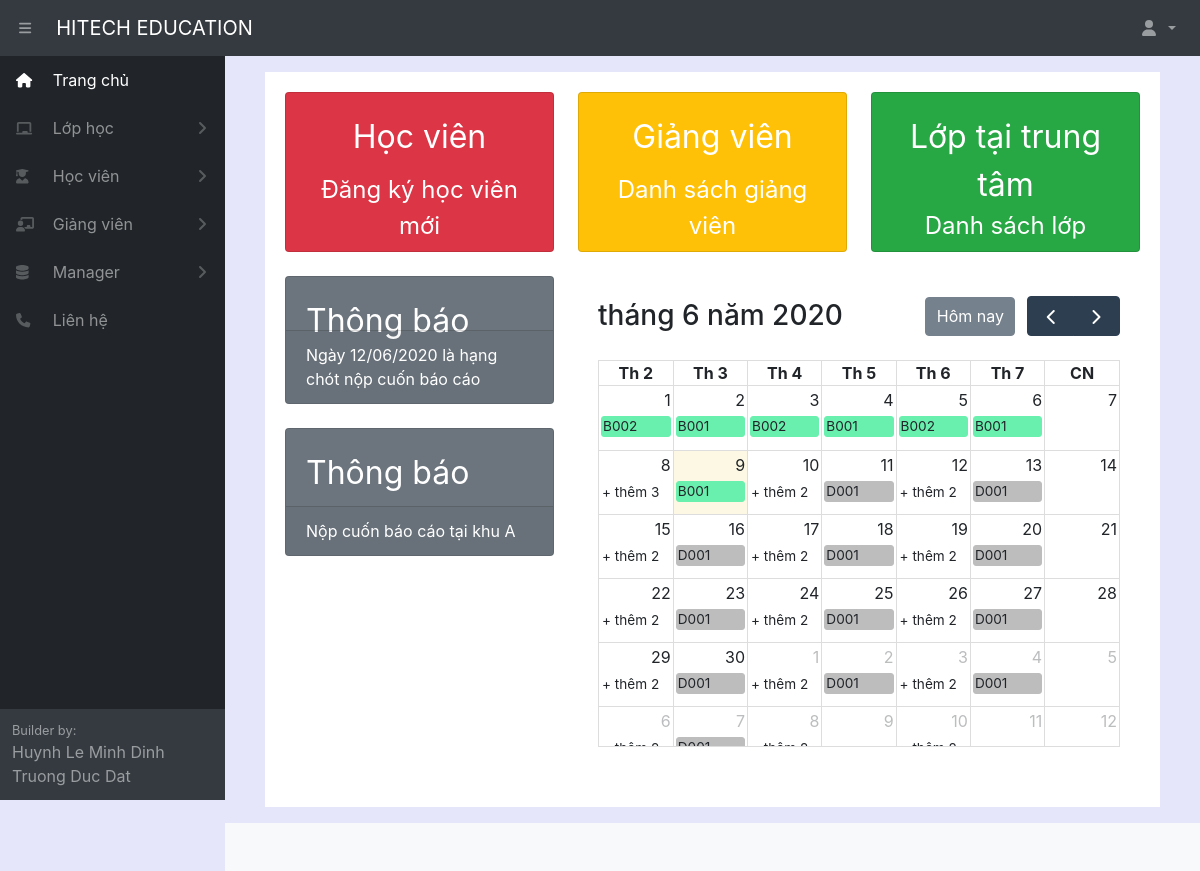
The app's page / (signed in), older data.
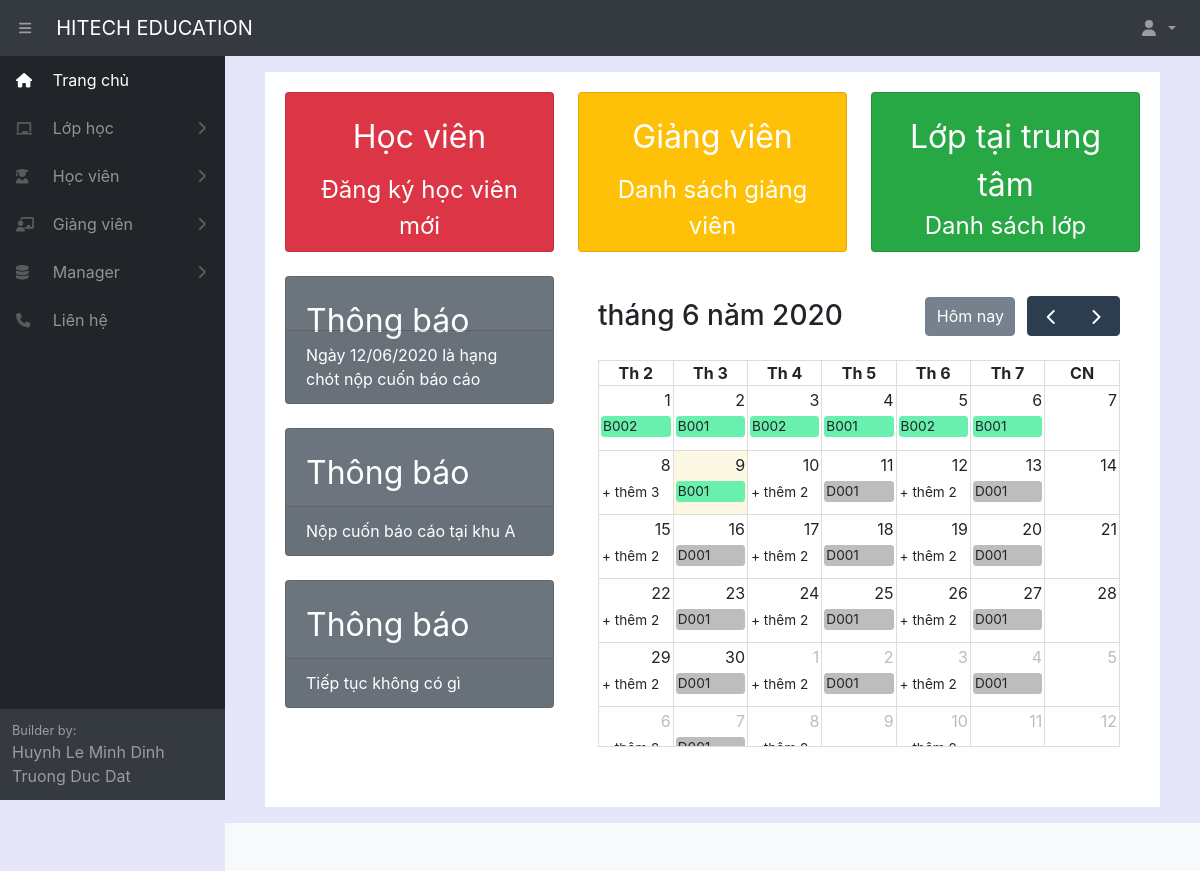
The same page, newer data.
### home/models.py (models this page shows, shortened)
class Notify(models.Model):
    title = models.CharField(max_length=100, blank=True, null=True, verbose_name="Tiêu đề")
    content = models.CharField(max_length=1000, blank=True, null=True, verbose_name="Nội dung")
    create_date = models.DateField(auto_now_add=True, verbose_name="Ngày đăng")
    active = models.BooleanField(default=True, verbose_name="Trạng thái")
    class Meta:
        ordering =["title"]
        verbose_name_plural = "Thông báo"

### home/views.py (the view)
# urls.py: 2. Add a URL to urlpatterns:  path('', views.home, name='home')
@login_required(login_url='login')
def home(request):
    notify = Notify.objects.all()
    listclass = Classname.objects.all()
    for i1 in listclass:
        startdate = datetime.strptime(str(i1.startdate), '%Y-%m-%d')
        today = datetime.now()
        student = Student.objects.all()
        if startdate <= today:
            i1.active=1
            i1.save()
        for a in student:
            if i1.pk==a.classname_id:
                if startdate <= today:
                    a.active=1
                    a.save()
    schedule = Schedule.objects.all()
    for i2 in schedule:
        daylearn = datetime.strptime(str(i2.daylearn), '%Y-%m-%d')
        today = datetime.now()
        if daylearn < today:
            i2.active=1
            i2.save()
    context = {'schedule':schedule,'notify':notify}
    return render(request, 'pages/home.html',context)

### home/templates/pages/home.html (shortened to what this page needs)
{% extends "pages/base.html" %}
{% block content %}
<div class="card-body">
    <div class="row">
        <div class="col-xl-4 col-md-12">
            <div class="card bg-danger text-white mb-4" style="height: 10em;">
                <div class="card-body" style="font-size: 2em; text-align: center;">Học viên</div>
                <a href="createstudent" class="btn btn-danger" style="font-size: 1.5em; color: white;">
                    Đăng ký học viên mới
                </a>
            </div>
        </div>
        <div class="col-xl-4 col-md-12">
            <div class="card bg-warning text-white mb-4" style="height: 10em;">
                <div class="card-body" style="font-size: 2em; text-align: center;">Giảng viên</div>
                <a href="listteacher/" class="btn btn-warning" style="font-size: 1.5em; color: white;">
                    Danh sách giảng viên
                </a>
            </div>
        </div>
        <div class="col-xl-4 col-md-12">
            <div class="card bg-success text-white mb-4" style="height: 10em;">
                <div class="card-body" style="font-size: 2em; text-align: center;">Lớp tại trung tâm</div>
                <a href="listclass/" class="btn btn-success" style="font-size: 1.5em; color: white;">
                    Danh sách lớp
                </a>
            </div>
        </div>
    </div>
    <div class="row">
        <div class="col-md-12">
            <Div class="row">
                <div class="col-xl-4 col-md-12">
                    {% for i in notify %}
                    {% if i.active == 0 %}
                    <div class="card bg-secondary text-white mb-4" style="height: 8em;">
                        <div class="card-body" style="font-size: 2em;">{{i.title}}</div>
                        <div class="card-footer d-flex align-items-center justify-content-between">
                            {{i.content}}
                        </div>
                    </div>
                    {% endif %}
                    {% endfor %}
                </div>
                <div class="col-xl-8 col-md-12">
                    <div class="card-body" style="margin:0 auto; width: 100%;">
                        <div id="calendar" style=" width: 100%; height: 50%; margin: 0 20px 20px 0;">
                        </div>
                    </div>
                </div>
            </Div>
        </div>
    </div>
</div>
{% endblock %}

Row changes from the older to the newer data that the page shows:
added Notify: title "Thông báo", content "Tiếp tục không có gì"
